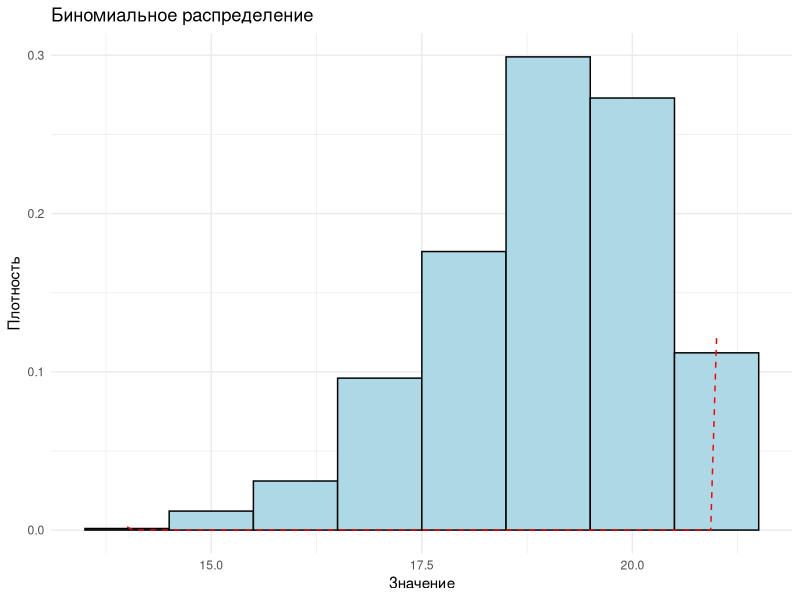
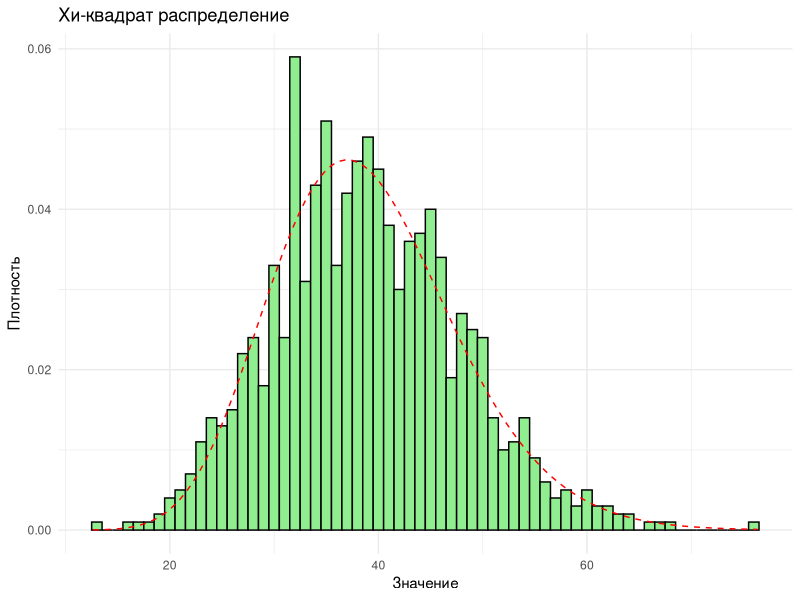
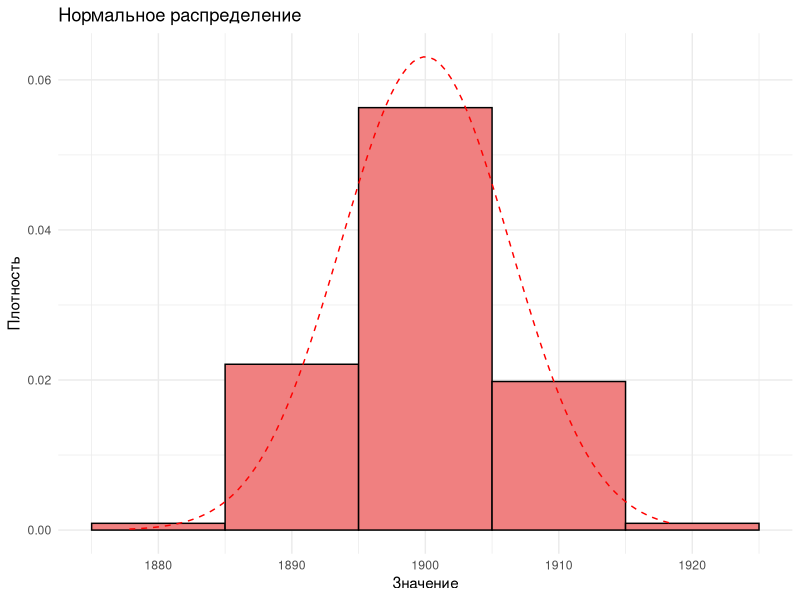

These charts were generated, in order, by the following R code:
library(ggplot2)

# Задаем порядковый номер и общее количество студентов в группе
k <- 19   # Мой номер
n <- 21  # Общее количество студентов в вашей группе

# 1. Биномиальное распределение
p_binomial <- k / n
n_binomial <- n

# Генерация данных
data_binomial <- rbinom(1000, size = n_binomial, prob = p_binomial)

# Расчет метрик
mean_binomial <- mean(data_binomial)
var_binomial <- var(data_binomial)
sd_binomial <- sd(data_binomial)
mode_binomial <- as.numeric(names(sort(table(data_binomial), decreasing = TRUE)[1]))
median_binomial <- median(data_binomial)

# Графики
ggplot(data.frame(x = data_binomial), aes(x)) +
  geom_histogram(aes(y = ..density..), binwidth = 1, fill = "lightblue", color = "black") +
  stat_function(fun = function(x) dbinom(x, size = n_binomial, prob = p_binomial), color = "red", linetype = "dashed") +
  ggtitle("Биномиальное распределение") +
  labs(x = "Значение", y = "Плотность") +
  theme_minimal()

# 2. Хи-квадрат распределение
df_chi <- (n - 1) + k

# Генерация данных
data_chi <- rchisq(1000, df = df_chi)

# Расчет метрик
mean_chi <- mean(data_chi)
var_chi <- var(data_chi)
sd_chi <- sd(data_chi)
mode_chi <- NA  # Хи-квадрат распределение не имеет четкой моды
median_chi <- median(data_chi)

# Графики
ggplot(data.frame(x = data_chi), aes(x)) +
  geom_histogram(aes(y = ..density..), binwidth = 1, fill = "lightgreen", color = "black") +
  stat_function(fun = function(x) dchisq(x, df = df_chi), color = "red", linetype = "dashed") +
  ggtitle("Хи-квадрат распределение") +
  labs(x = "Значение", y = "Плотность") +
  theme_minimal()

# 3. Нормальное распределение
m_normal <- k * 100
sigma_normal <- sqrt(n + k)

# Генерация данных
data_normal <- rnorm(1000, mean = m_normal, sd = sigma_normal)

# Расчет метрик
mean_normal <- mean(data_normal)
var_normal <- var(data_normal)
sd_normal <- sd(data_normal)
mode_normal <- NA  # Нормальное распределение не имеет четкой моды
median_normal <- median(data_normal)

# Графики
ggplot(data.frame(x = data_normal), aes(x)) +
  geom_histogram(aes(y = ..density..), binwidth = 10, fill = "lightcoral", color = "black") +
  stat_function(fun = function(x) dnorm(x, mean = m_normal, sd = sigma_normal), color = "red", linetype = "dashed") +
  ggtitle("Нормальное распределение") +
  labs(x = "Значение", y = "Плотность") +
  theme_minimal()

# Задача 2
#1
#a

n_total <- 60
m_firm <- 35
r_repair <- 5

# а) Вероятность ровно двух фирменных автомобилей в ремонте
prob_a <- (choose(m_firm, 2) * choose(n_total - m_firm, r_repair - 2)) / choose(n_total, r_repair)

# б) Вероятность хотя бы одного фирменного автомобиля в ремонте
prob_b <- 1 - choose(n_total - m_firm, r_repair) / choose(n_total, r_repair)

cat("а) Вероятность ровно двух фирменных автомобилей в ремонте:", prob_a, "\n")
cat("б) Вероятность хотя бы одного фирменного автомобиля в ремонте:", prob_b, "\n")



#2. 2 задача
# а) Вероятность совпадения с днем рождения хотя бы у одного из 390 однокурсников
prob_a <- 1 - (1 - 1/365)^390

# б) Находим, сколько человек нужно, чтобы вероятность совпадения была больше 0.5
n <- 1
while ((1 - (1 - 1/365)^n) <= 0.5) {
  n <- n + 1
}

cat("а) Вероятность совпадения хотя бы с одним из 390 однокурсников:", prob_a, "\n")
cat("б) Число человек, чтобы вероятность совпадения была больше 0.5:", n, "\n")


# Данные
n_total <- 52
k_hand <- 5

# Инициализация вероятности
probabilities <- numeric(9)

# Перечень комбинаций
combinations <- c("пара", "две пары", "тройка", "стрит", "флэш", "три+два", "каре", "стрит-флэш", "ройал-флэш")

# Цикл для вычисления вероятности каждой комбинации
for (i in 1:9) {
  switch(i,
         probabilities[i] <- (choose(13, 1) * choose(4, 2) * choose(12, 3) * choose(4, 1)) / choose(n_total, k_hand),  # пара
         probabilities[i] <- (choose(13, 2) * choose(4, 2) * choose(4, 2) * choose(11, 1) * choose(4, 1)) / choose(n_total, k_hand),  # две пары
         probabilities[i] <- (choose(13, 1) * choose(4, 3) * choose(12, 2) * choose(4, 1)) / choose(n_total, k_hand),  # тройка
         probabilities[i] <- (choose(10, 1) * 4^5) / choose(n_total, k_hand),  # стрит
         probabilities[i] <- (choose(4, 1) * choose(13, 5)) / choose(n_total, k_hand),  # флэш
         probabilities[i] <- (choose(13, 1) * choose(4, 3) * choose(12, 1) * choose(4, 2)) / choose(n_total, k_hand),  # три+два
         probabilities[i] <- (choose(13, 1) * choose(4, 4) * choose(12, 1) * choose(4, 1)) / choose(n_total, k_hand),  # каре
         probabilities[i] <- (choose(10, 1) * 4^5) / choose(n_total, k_hand),  # стрит-флэш
         probabilities[i] <- (choose(1, 1) * 4^5) / choose(n_total, k_hand)  # ройал-флэш
  )
}

# Вероятность того, что не выпадет ни одна из комбинаций
prob_no_combination <- 1 - sum(probabilities)

# Вывод результатов
for (i in 1:9) {
  cat(combinations[i], ":", probabilities[i], "\n")
}

cat("Вероятность того, что не выпадет ни одна из комбинаций:", prob_no_combination, "\n")